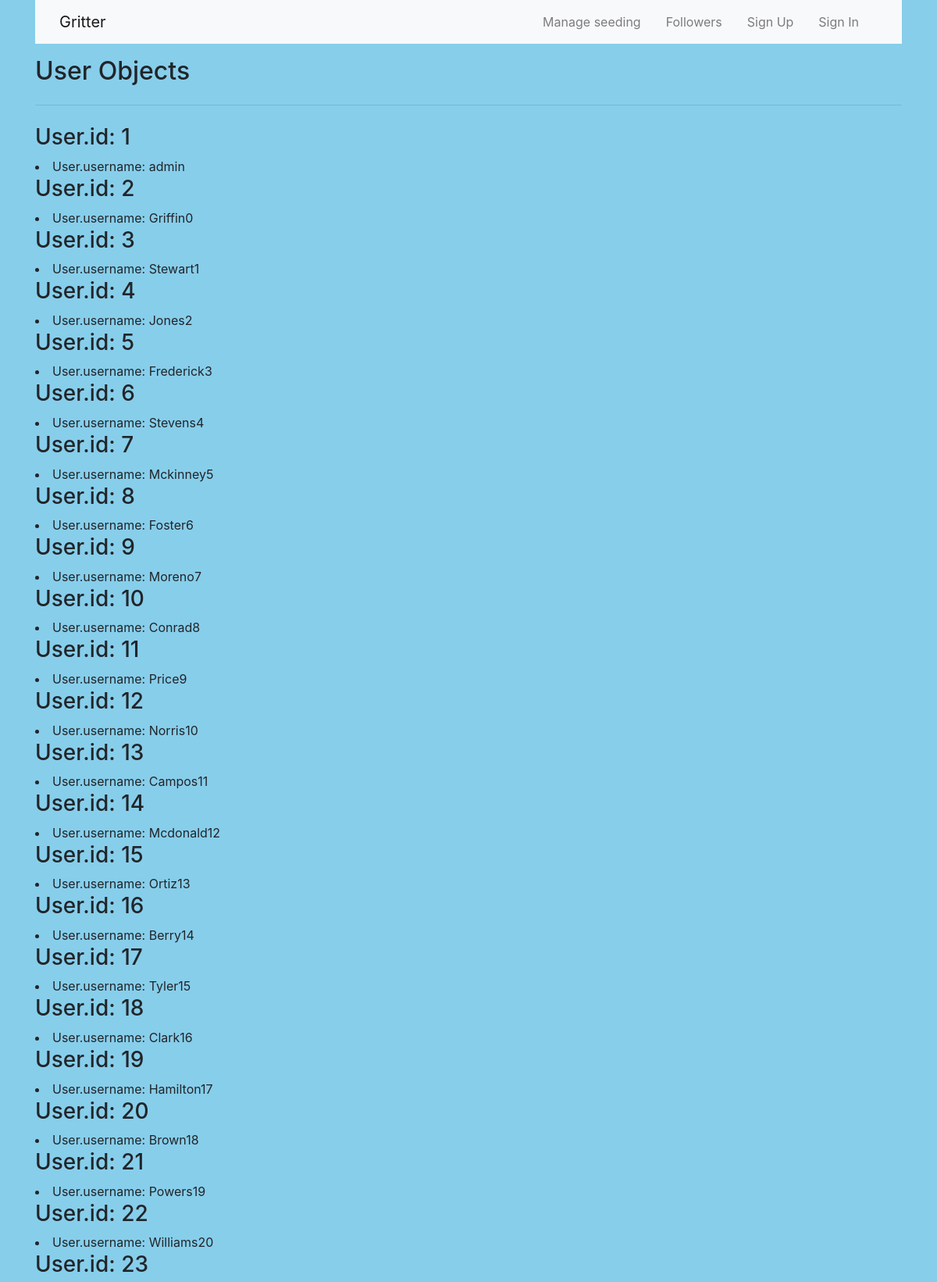
Screenshot of /list_users (upper part) with the database file from the repository.
### project/models.py (models this page shows, shortened)
class User(UserMixin, db.Model):
    id = db.Column(db.Integer, primary_key=True)
    username = db.Column(db.String(50), unique=True, nullable=False)
    password = db.Column(db.String(128), nullable=False)
    email = db.Column(db.String(100), unique=True, nullable=False)
    posts = db.relationship('Post', backref ='author', lazy='dynamic')
    followed = db.relationship(
        'User', secondary=followers,
        primaryjoin=(followers.c.follower_id == id),
        secondaryjoin=(followers.c.followed_id == id),
        backref=db.backref('followers', lazy='dynamic'), lazy='dynamic')

### project/routes.py (the view)
@app.route('/list_users', methods=['GET'])
def list_users():
    users = User.query.all()
    return render_template('users.html', users=users)

### project/templates/users.html
{% extends "layout.html" %}
{% block content %}
    <div class="container">
        <h2> User Objects </h2>
        <hr class="my-4">
        <div>
            {% for user in users %}
                <h3>User.id: {{ user.id }}</h3>
                <li>User.username: {{ user.username }}</li>
            {% endfor %}
        </div>
    </div>
{% endblock content %}

### project/static/styles/style.css (style rules this page uses)
body { background-color: #87CEEB; }

### rows the page displays
User: id "1", username "admin"
User: id "2", username "Griffin0"
User: id "3", username "Stewart1"
User: id "4", username "Jones2"
User: id "5", username "Frederick3"
User: id "6", username "Stevens4"
User: id "7", username "Mckinney5"
User: id "8", username "Foster6"
User: id "9", username "Moreno7"
User: id "10", username "Conrad8"
User: id "11", username "Price9"
User: id "12", username "Norris10"
User: id "13", username "Campos11"
User: id "14", username "Mcdonald12"
User: id "15", username "Ortiz13"
User: id "16", username "Berry14"
User: id "17", username "Tyler15"
User: id "18", username "Clark16"
User: id "19", username "Hamilton17"
User: id "20", username "Brown18"
User: id "21", username "Powers19"
User: id "22", username "Williams20"
User: id "23"
